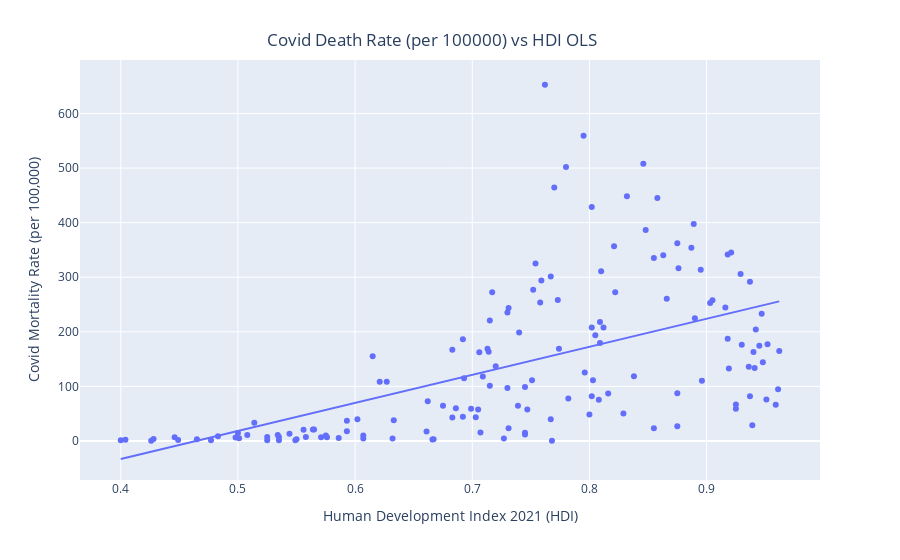

Write notebook code for a chart like this one.
### Code cell
fig = px.scatter(covidvisual, x='Human Development Index 2021 (HDI)', y='covid_mortality_rate (per 100000)', trendline='ols', hover_name='Country')
fig.update_layout(
    title={
        'text': 'Covid Death Rate (per 100000) vs HDI OLS',
        'y':0.94,
        'x':0.48,
        'xanchor': 'center',
        'yanchor': 'top'},
yaxis_title='Covid Mortality Rate (per 100,000)')
fig.show()

results = px.get_trendline_results(fig)
print(results)

results.px_fit_results.iloc[0].summary()

### Figure 1 — Plotly figure (JSON) as saved in the notebook; plotly's stock layout.template omitted (floating-point values rounded to 4 significant figures; data arrays with more than 128 entries replaced by an {"elided": "..."} marker saying what was removed)
{"data": [{"hovertemplate": "<b>%{hovertext}</b><br><br>Human Development Index 2021 (HDI)=%{x}<br>covid_mortality_rate (per 100000)=%{y}<extra></extra>", "hovertext": {"elided": "149 str values"}, "legendgroup": "", "marker": {"color": "#636efa", "symbol": "circle"}, "mode": "markers", "name": "", "orientation": "v", "showlegend": false, "type": "scatter", "x": {"elided": "149 float values"}, "xaxis": "x", "y": {"elided": "149 float values"}, "yaxis": "y"}, {"hovertemplate": "<b>OLS trendline</b><br>covid_mortality_rate (per 100000) = 513.931 * Human Development Index 2021 (HDI) + -238.598<br>R<sup>2</sup>=0.294432<br><br>Human Development Index 2021 (HDI)=%{x}<br>covid_mortality_rate (per 100000)=%{y} <b>(trend)</b><extra></extra>", "legendgroup": "", "marker": {"color": "#636efa", "symbol": "circle"}, "mode": "lines", "name": "", "showlegend": false, "type": "scatter", "x": {"elided": "149 float values"}, "xaxis": "x", "y": {"elided": "149 float values"}, "yaxis": "y"}], "layout": {"legend": {"tracegroupgap": 0}, "margin": {"t": 60}, "title": {"text": "Covid Death Rate (per 100000) vs HDI OLS", "x": 0.48, "xanchor": "center", "y": 0.94, "yanchor": "top"}, "xaxis": {"anchor": "y", "domain": [0, 1], "title": {"text": "Human Development Index 2021 (HDI)"}}, "yaxis": {"anchor": "x", "domain": [0, 1], "title": {"text": "Covid Mortality Rate (per 100,000)"}}}}
